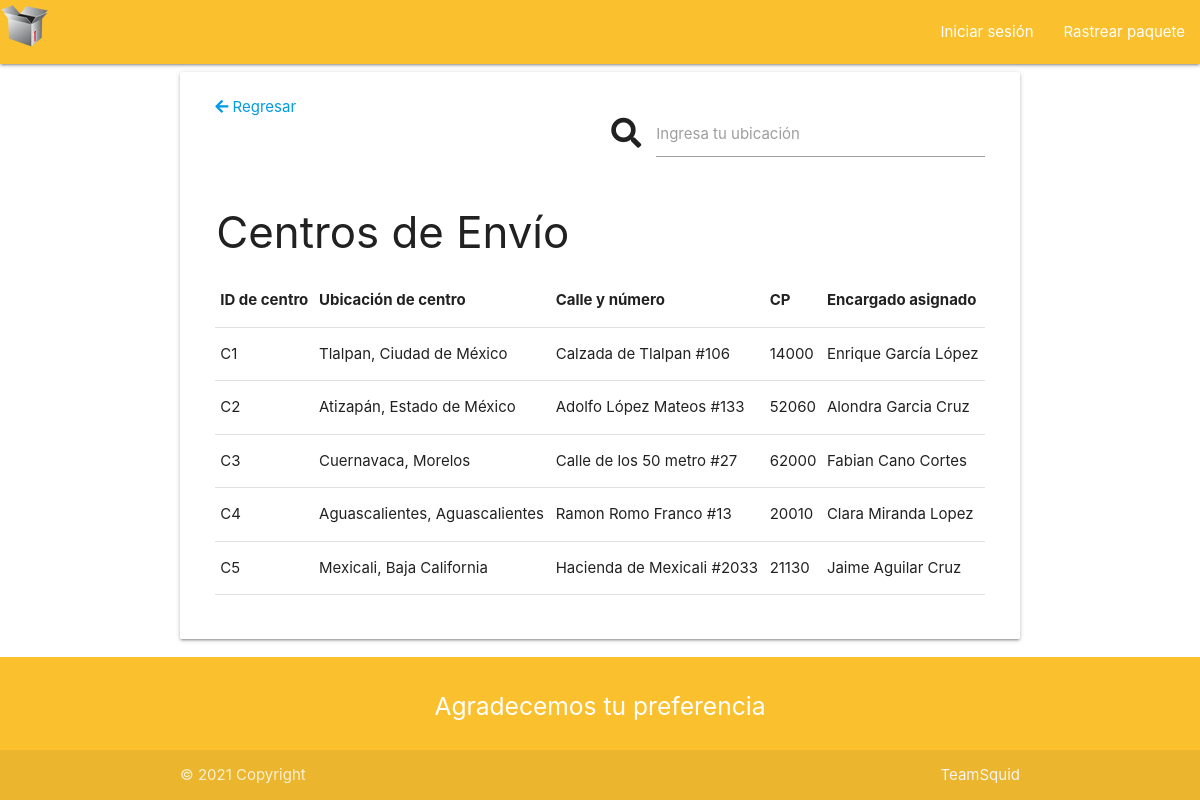
Page /pages/listadoCentros.php on the committed database.
### tables this page shows
CREATE TABLE `centros` (
  `id` int(11) NOT NULL,
  `ubicacion` varchar(70) NOT NULL,
  `calle` varchar(70) NOT NULL,
  `CP` varchar(6) NOT NULL,
  `encargado` varchar(50) NOT NULL
);

### pages/listadoCentros.php (the view, shortened to what this page needs)
<?php
$sesion = isset($_SESSION["login"]);
?>
<!DOCTYPE html>
<html lang="es">
<head>
<link href="https://cdnjs.cloudflare.com/ajax/libs/font-awesome/5.15.3/css/all.min.css" rel="stylesheet">
<link href="./../materialize/css/materialize.min.css" rel="stylesheet">
<link href="./../js/jquery-confirm-v3.3.4/dist/jquery-confirm.min.css" rel="stylesheet">
<link href="./../css/general.css" rel="stylesheet">
</head>
<body>
	<header>
		<nav class="yellow darken-2">
			<div class="nav-wrapper">
			<a href="./../index.php" class="brand-logo"><img src="./../img/boxLogo50.png"></a>
			<ul class="right hide-on-med-and-down">
				<li><a href='<?php if($sesion) echo "./logout.php"; else echo "./login.html";?>'><?php if($sesion) echo "Cerrar sesión"; else echo "Iniciar sesión";?></a></li>
				<li><a href='./rastrear.php'>Rastrear paquete</a></li>
			</ul>
			</div>
		</nav>
	</header>
	<main>
        <div class="container">
			<div class="card">
                <div class="card-stacked">
					<div class="card-content">
                        <div class="row">
                            <div class="col s12 m6">
                                 <a href="./../index.php"><i class="fas fa-arrow-left"></i> Regresar</a>
                            </div>
							<div class="input-field col s12 m6">
                                    <i class="material-icons prefix fas fa-search"></i>
                                    <input type="text" id="buscarCentros" class="autocomplete">
                                    <label for="buscarCentros">Ingresa tu ubicación</label>
                            </div>
                        </div>
                        <h3>&nbspCentros de Envío</h3>
                        <div class="row">
							<div class="col s12 m12">
							<?php
						$link = new PDO('mysql:host=localhost;dbname=squid', 'root', '');
						?>
								<table class="responsive-table">
									<thead>
										<tr>
											<th>ID de centro</th>
											<th>Ubicación de centro</th>
											<th>Calle y número</th>
											<th>CP</th>
                                            <th>Encargado asignado</th>
										</tr>
									</thead>
									<?php foreach ($link->query('SELECT * from centros') as $row){  ?>
										<tr>
										<td><?php echo "C".$row['id']   ?></td>
										<td><?php echo $row['ubicacion'] ?></td>
 									   <td><?php echo $row['calle'] ?></td>
										<td><?php echo $row['CP'] ?></td>
										<td><?php echo $row['encargado'] ?></td>
										</tr>
										<?php
										}
										?>
								</table>
							</div>
						</div>
					</div>
				</div>
			</div>
        </div>
	</main>
	<footer class="page-footer yellow darken-2">
		<div class="container">
		  <div class="row">
		  <div class="col s12 m4 l2"><p></p></div>
			<div class="col s12 m12 l8 center-align">
			  <h5 class="white-text">Agradecemos tu preferencia</h5>
			</div>
			<div class="col s12 m4 l2"><p></p></div>
		</div>
		</div>
		<div class="footer-copyright">
		  	<div class="container">
				© 2021 Copyright
				<a class="grey-text text-lighten-4 right" href="./../index.php">TeamSquid</a>
		  	</div>
		</div>
	</footer>
</body>
</html>

### css/general.css (style rules this page uses)
body { display: flex; min-height: 100vh; flex-direction: column; }
main { flex: 1 0 auto; }

### rows in the picture
centros: id "1", ubicacion "Tlalpan, Ciudad de México", calle "Calzada de Tlalpan #106", CP "14000", encargado "Enrique García López"
centros: id "2", ubicacion "Atizapán, Estado de México", calle "Adolfo López Mateos #133", CP "52060", encargado "Alondra Garcia Cruz"
centros: id "3", ubicacion "Cuernavaca, Morelos", calle "Calle de los 50 metro #27", CP "62000", encargado "Fabian Cano Cortes"
centros: id "4", ubicacion "Aguascalientes, Aguascalientes", calle "Ramon Romo Franco #13", CP "20010", encargado "Clara Miranda Lopez"
centros: id "5", ubicacion "Mexicali, Baja California", calle "Hacienda de Mexicali #2033", CP "21130", encargado "Jaime Aguilar Cruz"
